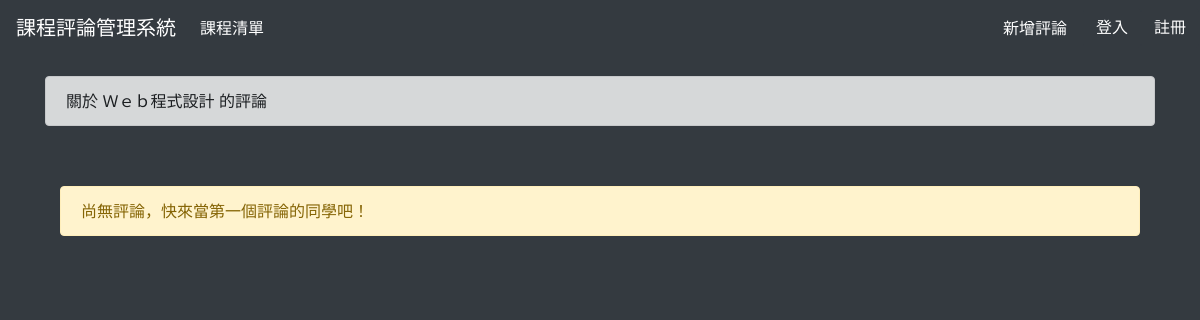
Before: /comment_read.php?classId=2 with the older database file.
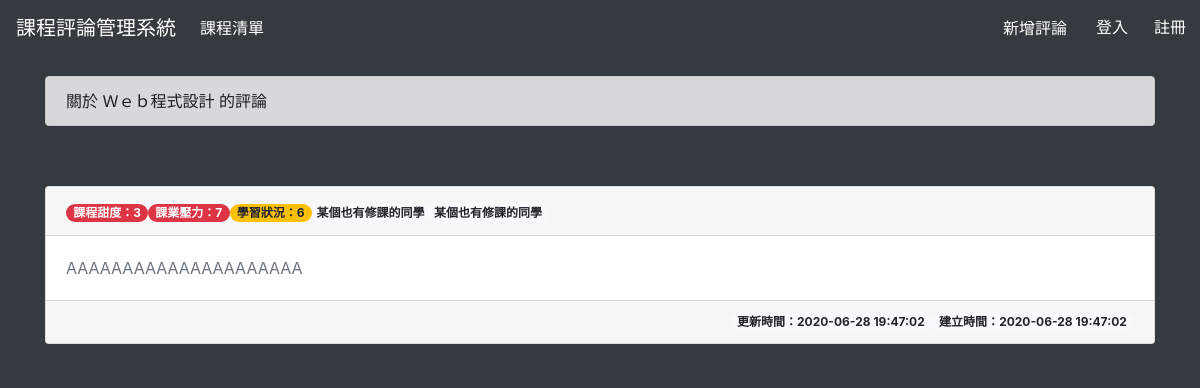
After: the same page with the newer database file.
### tables this page shows
CREATE TABLE `class` (
  `id` int(10) UNSIGNED NOT NULL,
  `department` varchar(20) NOT NULL,
  `semester` enum('1071','1072','1081','1082','1091') NOT NULL,
  `classId` varchar(6) NOT NULL,
  `credit` int(2) UNSIGNED NOT NULL,
  `title` varchar(20) NOT NULL,
  `teacher` varchar(10) NOT NULL,
  `link` varchar(200) NOT NULL
);

CREATE TABLE `comment` (
  `id` int(10) UNSIGNED NOT NULL,
  `class` int(10) UNSIGNED NOT NULL,
  `student` int(10) UNSIGNED NOT NULL,
  `createTime` datetime NOT NULL DEFAULT current_timestamp(),
  `updateTime` datetime NOT NULL DEFAULT current_timestamp() ON UPDATE current_timestamp(),
  `content` text NOT NULL,
  `sweetScore` enum('0','1','2','3','4','5','6','7','8','9','10') NOT NULL,
  `hwScore` enum('0','1','2','3','4','5','6','7','8','9','10') NOT NULL,
  `learnScore` enum('0','1','2','3','4','5','6','7','8','9','10') NOT NULL
);

### comment_read.php (the view, shortened to what this page needs)
<?php
require_once("connectMysql.php");
if (isset($_GET["classId"])) {
    $classId = $_GET["classId"];
    $sql_select = "SELECT id, student, createTime, updateTime, content ,sweetScore, hwScore, learnScore FROM comment WHERE class={$classId} ORDER BY createTime ASC";
    $comments = $db_link->query($sql_select);
    $total_comments = $comments->num_rows;
    $sql_class_select = "SELECT title FROM class WHERE id=?";
    $class_stmt = $db_link->prepare($sql_class_select);
    $class_stmt->bind_param("i", $classId);
    if ($class_stmt->execute()) {
        $class_stmt->bind_result($classTitle);
    }
?>
    <!DOCTYPE html>
    <html lang="en">
    <head>
        <link rel="stylesheet" href="https://stackpath.bootstrapcdn.com/bootstrap/4.5.0/css/bootstrap.min.css">
        <link rel="stylesheet" href="css/comment.css">
        <link rel="stylesheet" href="css/nav.css">
    </head>
    <body>
        <header class="navbar navbar-expand navbar-dark flex-column flex-md-row bd-navbar">
            <nav class="navbar navbar-expand-lg navbar-dark bg-dark fixed-top">
                <a class="navbar-brand" href="index.php">課程評論管理系統</a>
                <div class="collapse navbar-collapse" id="navbarSupportedContent">
                    <ul class="navbar-nav mr-auto">
                        <li class="nav-item active">
                            <a class="nav-link" href="index.php">課程清單 <span class="sr-only">(current)</span></a>
                        </li>
                    </ul>
                    <div class="row nav-item justify-content-end">
                        <a class="nav-link nav-btn" href="comment_create.php?classId=<? echo $classId; ?>">新增評論</a>
                        <?php if ($_SESSION['id'] != NULL) { ?>
                            <a class="nav-link nav-btn" href="logout.php">登出</a>
                        <?php } else { ?>
                            <a class="btn btn-dark float-right" href="login.php">登入</a>
                            <a class="btn btn-dark float-right" href="signup.php">註冊</a>
                        <?php } ?>
                    </div>
                </div>
            </nav>
        </header>
        <div class="container info">
            <div class="alert alert-dark" role='alert'>關於
                <? echo $classTitle; ?> 的評論
            </div>
        </div>
        <div class="container comment-list text-white bg-dark">
            <?php if ($total_comments == 0) {
                echo "<div class='container info'>";
                echo "<div class='alert alert-warning' role='alert'>";
                echo "尚無評論，快來當第一個評論的同學吧！";
                echo "</div></div>";
            } else {
                while ($row = $comments->fetch_assoc()) {
            ?>
                    <div class="row">
                        <div class="col-sm">
                            <div class="card boder-light mb-3">
                                <div class="card-header d-flex">
                                    <div class="mr-auto">
                                        <?
                                        if (isset($row["sweetScore"])) {
                                            $sweetScore = $row["sweetScore"];
                                            if ($sweetScore <= 10 && $sweetScore > 6) {
                                                echo "<span class='badge badge-pill badge-success sweetScore'>課程甜度：$sweetScore</span>";
                                            } else if ($sweetScore <= 6 && $sweetScore > 3) {
                                                echo "<span class='badge badge-pill badge-warning sweetScore'>課程甜度：$sweetScore</span>";
                                            } else {
                                                echo "<span class='badge badge-pill badge-danger sweetScore'>課程甜度：$sweetScore</span>";
                                            }
                                        }
                                        if (isset($row["hwScore"])) {
                                            $hwScore = $row["hwScore"];
                                            if ($hwScore <= 10 && $hwScore > 6) {
                                                echo "<span class='badge badge-pill badge-danger hwScore'>課業壓力：$hwScore</span>";
                                            } else if ($hwScore <= 6 && $hwScore > 3) {
                                                echo "<span class='badge badge-pill badge-warning hwScore'>課業壓力：$hwScore</span>";
                                            } else {
                                                echo "<span class='badge badge-pill badge-success hwScore'>課業壓力：$hwScore</span>";
                                            }
                                        }
                                        if (isset($row["learnScore"])) {
                                            $learnScore = $row["learnScore"];
                                            if ($learnScore <= 10 && $learnScore > 6) {
                                                echo "<span class='badge badge-pill badge-success learnScore'>學習狀況：$learnScore</span>";
                                            } else if ($learnScore <= 6 && $learnScore > 3) {
                                                echo "<span class='badge badge-pill badge-warning learnScore'>學習狀況：$learnScore</span>";
                                            } else {
                                                echo "<span class='badge badge-pill badge-danger learnScore'>學習狀況：$learnScore</span>";
                                            }
                                        }
                                        $sql_user = "SELECT userName FROM account WHERE id=?";
                                        $user = $db_link->prepare($sql_user);
                                        $user->bind_param("i", $row["student"]);
                                        if ($user->execute()) {
                                            $user->bind_result($userName);
                                        }
                                        if (isset($userName)) {
                                            if ($userName == $_SESSION["userName"] || $_SESSION["userRole"] == "admin") {
                                                echo "<span class='badge badge-light'>" . $userName . "</span>";
                                            }else{
                                                echo "<span class='badge badge-light'>某個也有修課的同學</span>";
                                            }
                                        }
                                        if ($_SESSION['id'] == NULL) {
                                            echo "<span class='badge badge-light'>某個也有修課的同學</span>";
                                        }
                                        ?>
                                    </div>
                                </div>
                                <div class="card-body text-secondary">
                                    <p class="card-text">
                                        <? echo nl2br($row["content"]) ?>
                                    </p>
                                </div>
                                <div class="card-footer text-muted">
                                    <div class="d-flex flex-row-reverse">
                                        <span class="justify-content-end badge badge-pill badge-light">
                                            建立時間：<? echo $row["createTime"] ?></span>
                                        <span class="justify-content-end badge badge-pill badge-light">
                                            更新時間：<? echo $row["updateTime"] ?></span>
                                    </div>
                                </div>
                            </div>
                        </div>
                    </div>
            <?
                }
            }
            ?>
        </div>
    </body>
    </html>
<?
}
?>

### css/nav.css (style rules this page uses)
body { background-color: #343a40 !important; }
.nav-btn { color: white; text-decoration: none; }
.container { margin: 60px auto; }

Changed rows visible on the page:
added comment: sweetScore "3", hwScore "7", learnScore "6", content "AAAAAAAAAAAAAAAAAAAAA", createTime "2020-06-28 19:47:02", updateTime "2020-06-28 19:47:02"
Other visible differences:
text no longer shown: "尚無評論，快來當第一個評論的同學吧！"
